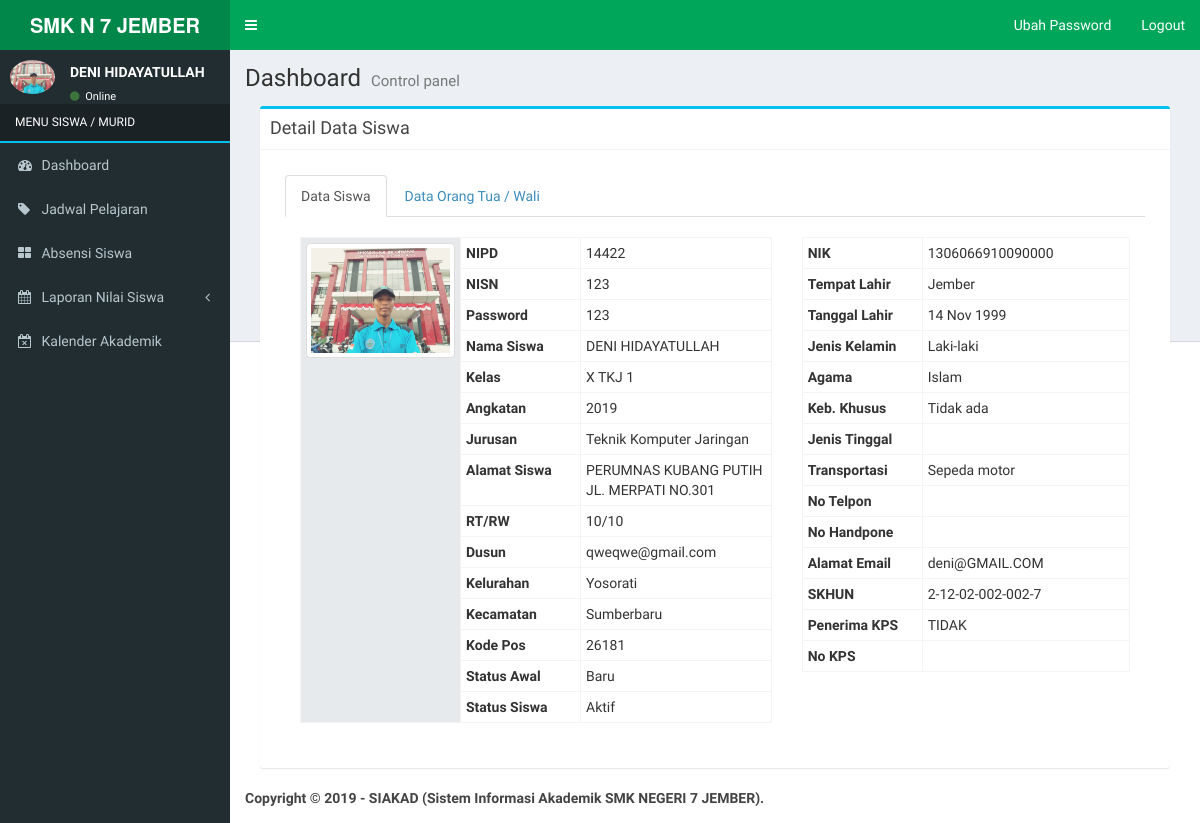
The page / (signed in) on the database its author committed.
### tables this page shows
CREATE TABLE `siswa` (
  `id_siswa` int(10) NOT NULL,
  `nipd` varchar(10) NOT NULL,
  `password` varchar(255) NOT NULL,
  `nama` varchar(120) NOT NULL,
  `id_jenis_kelamin` varchar(20) NOT NULL,
  `nisn` varchar(20) NOT NULL,
  `tempat_lahir` varchar(100) NOT NULL,
  `tanggal_lahir` date NOT NULL,
  `nik` varchar(50) NOT NULL,
  `id_agama` varchar(20) NOT NULL,
  `kebutuhan_khusus` varchar(20) NOT NULL,
  `alamat` text NOT NULL,
  `rt` varchar(5) NOT NULL,
  `rw` varchar(5) NOT NULL,
  `dusun` varchar(100) NOT NULL,
  `kelurahan` varchar(100) NOT NULL,
  `kecamatan` varchar(100) NOT NULL,
  `kode_pos` int(10) NOT NULL,
  `jenis_tinggal` varchar(100) NOT NULL,
  `alat_transportasi` varchar(100) NOT NULL,
  `hp` varchar(15) NOT NULL,
  `email` varchar(150) NOT NULL,
  `skhun` varchar(50) NOT NULL,
  `penerima_kps` varchar(20) NOT NULL,
  `no_kps` varchar(50) NOT NULL,
  `foto` varchar(255) NOT NULL,
  `nama_ayah` varchar(150) NOT NULL,
  `tahun_lahir_ayah` int(4) NOT NULL,
  `pendidikan_ayah` varchar(50) NOT NULL,
  `pekerjaan_ayah` varchar(100) NOT NULL,
  `penghasilan_ayah` varchar(100) NOT NULL,
  `kebutuhan_khusus_ayah` varchar(100) NOT NULL,
  `no_telpon_ayah` varchar(15) NOT NULL,
  `nama_ibu` varchar(150) NOT NULL,
  `tahun_lahir_ibu` int(4) NOT NULL,
  `pendidikan_ibu` varchar(50) NOT NULL,
  `pekerjaan_ibu` varchar(100) NOT NULL,
  `penghasilan_ibu` varchar(100) NOT NULL,
  `kebutuhan_khusus_ibu` varchar(100) NOT NULL,
  `no_telpon_ibu` varchar(15) NOT NULL,
  `nama_wali` varchar(150) NOT NULL,
  `tahun_lahir_wali` int(4) NOT NULL,
  `pendidikan_wali` varchar(50) NOT NULL,
  `pekerjaan_wali` varchar(100) NOT NULL,
  `penghasilan_wali` varchar(50) NOT NULL,
  `angkatan` int(5) NOT NULL,
  `status_awal` varchar(20) NOT NULL,
  `status_siswa` enum('Aktif','Tidak Aktif') NOT NULL,
  `tingkat` varchar(10) NOT NULL,
  `kode_kelas` varchar(10) NOT NULL,
  `kode_jurusan` varchar(10) NOT NULL,
  `id_sesi` int(5) NOT NULL
);

CREATE TABLE `kelas` (
  `kode_kelas` varchar(10) NOT NULL,
  `nip` varchar(30) NOT NULL,
  `kode_jurusan` varchar(10) NOT NULL,
  `kode_ruangan` varchar(10) NOT NULL,
  `nama_kelas` varchar(20) NOT NULL,
  `aktif` enum('Ya','Tidak') NOT NULL
);

CREATE TABLE `jurusan` (
  `kode_jurusan` varchar(10) NOT NULL,
  `nama_jurusan` varchar(255) NOT NULL,
  `kepala_jurusan` varchar(100) NOT NULL,
  `aktif` enum('Ya','Tidak') NOT NULL
);

CREATE TABLE `jenis_kelamin` (
  `id_jenis_kelamin` int(5) NOT NULL,
  `jenis_kelamin` varchar(50) NOT NULL
);

CREATE TABLE `agama` (
  `id_agama` int(5) NOT NULL,
  `nama_agama` varchar(100) NOT NULL
);

### config/fungsi_indotgl.php (called while the page is built, shortened)
<?php
	function tgl_indo($tgl){
			$tanggal = substr($tgl,8,2);
			$bulan = getBulan(substr($tgl,5,2));
			$tahun = substr($tgl,0,4);
			return $tanggal.' '.$bulan.' '.$tahun;
	}
	function getBulan($bln){
				switch ($bln){
					case 11:
						return "Nov";
						break;
				}
			}
?>

### application/home_siswa.php (the view, shortened to what this page needs)
<?php
if ($_GET[act] == '') {
  if ($_SESSION[level] == 'siswa') {
    $nisn = $_SESSION[id];
  } else {
    $nisn = $_GET[id];
  }
  $detail = mysqli_query($koneksi, "SELECT * FROM siswa a
     LEFT JOIN kelas b ON a.kode_kelas=b.kode_kelas
                              LEFT JOIN jenis_kelamin c ON a.id_jenis_kelamin=c.id_jenis_kelamin
                                  LEFT JOIN jurusan d ON b.kode_jurusan=d.kode_jurusan
                                    LEFT JOIN agama e ON a.id_agama=e.id_agama
                                      where a.nisn='$nisn'");
  $s = mysqli_fetch_array($detail);
  echo "<div class='col-md-12'>
<div class='box box-info'>
<div class='box-header with-border'>
<h3 class='box-title'>Detail Data Siswa</h3>
</div>
<div class='box-body'>
<div class='panel-body'>
<ul id='myTabs' class='nav nav-tabs' role='tablist'>
<li role='presentation' class='active'><a href='#siswa' id='siswa-tab' role='tab' data-toggle='tab' aria-controls='siswa' aria-expanded='true'>Data Siswa </a></li>
<li role='presentation' class=''><a href='#ortu' role='tab' id='ortu-tab' data-toggle='tab' aria-controls='ortu' aria-expanded='false'>Data Orang Tua / Wali</a></li>
</ul><br>
<div id='myTabContent' class='tab-content'>
<div role='tabpanel' class='tab-pane fade active in' id='siswa' aria-labelledby='siswa-tab'>
<form class='form-horizontal'>
<div class='col-md-7'>
<table class='table table-condensed table-bordered'>
<tbody>
<tr><th style='background-color:#E7EAEC' width='160px' rowspan='17'>";
  if (trim($s[foto]) == '') {
    echo "<img class='img-thumbnail' style='width:155px' src='foto_siswa/no-image.jpg'>";
  } else {
    echo "<img class='img-thumbnail' style='width:155px' src='foto_siswa/$s[foto]'>";
  }
  echo "</th>
</tr>
<tr><th width='120px' scope='row'>NIPD</th> <td>$s[nipd]</td></tr>
<tr><th scope='row'>NISN</th> <td>$s[nisn]</td></tr>
<tr><th scope='row'>Password</th> <td>$s[password]</td></tr>
<tr><th scope='row'>Nama Siswa</th> <td>$s[nama]</td></tr>
<tr><th scope='row'>Kelas</th> <td>$s[nama_kelas]</td></tr>
<tr><th scope='row'>Angkatan</th> <td>$s[angkatan]</td></tr>
<tr><th scope='row'>Jurusan</th> <td>$s[nama_jurusan]</td></tr>
<tr><th scope='row'>Alamat Siswa</th> <td>$s[alamat]</td></tr>
<tr><th scope='row'>RT/RW</th> <td>$s[rt]/$s[rw]</td></tr>
<tr><th scope='row'>Dusun</th> <td>$s[dusun]</td></tr>
<tr><th scope='row'>Kelurahan</th> <td>$s[kelurahan]</td></tr>
<tr><th scope='row'>Kecamatan</th> <td>$s[kecamatan]</td></tr>
<tr><th scope='row'>Kode Pos</th> <td>$s[kode_pos]</td></tr>
<tr><th scope='row'>Status Awal</th> <td>$s[status_awal]</td></tr>
<tr><th scope='row'>Status Siswa</th> <td>$s[status_siswa]</td></tr>
</tbody>
</table>
</div>
<div class='col-md-5'>
<table class='table table-condensed table-bordered'>
<tbody>
<tr><th width='120px' scope='row'>NIK</th> <td>$s[nik]</td></tr>
<tr><th scope='row'>Tempat Lahir</th> <td>$s[tempat_lahir]</td></tr>
<tr><th scope='row'>Tanggal Lahir</th> <td>" . tgl_indo($s[tanggal_lahir]) . "</td></tr>
<tr><th scope='row'>Jenis Kelamin</th> <td>$s[jenis_kelamin]</td></tr>
<tr><th scope='row'>Agama</th> <td>$s[nama_agama]</td></tr>
<tr><th scope='row'>Keb. Khusus</th> <td>$s[kebutuhan_khusus]</td></tr>
<tr><th scope='row'>Jenis Tinggal</th> <td>$s[jenis_tinggal]</td></tr>
<tr><th scope='row'>Transportasi</th> <td>$s[alat_transportasi]</td></tr>
<tr><th scope='row'>No Telpon</th> <td>$s[telepon]</td></tr>
<tr><th scope='row'>No Handpone</th> <td>$s[hp]</td></tr>
<tr><th scope='row'>Alamat Email</th> <td>$s[email]</td></tr>
<tr><th scope='row'>SKHUN</th> <td>$s[skhun]</td></tr>
<tr><th scope='row'>Penerima KPS</th> <td>$s[penerima_kps]</td></tr>
<tr><th scope='row'>No KPS</th> <td>$s[no_kps]</td></tr>
</tbody>
</table>
</div>
</form>
</div>
                    <div role='tabpanel' class='tab-pane fade' id='ortu' aria-labelledby='ortu-tab'>
                        <form class='form-horizontal'>
                        <div class='col-md-12'>
                          <table class='table table-condensed table-bordered'>
                          <tbody>
                            <tr><th style='background-color:#E7EAEC' width='160px' rowspan='20'>";
  echo "</th>
                            </tr>
                            <tr bgcolor=#e3e3e3><th width='120px' scope='row'>Nama Ayah</th> <td>$s[nama_ayah]</td></tr>
                            <tr><th scope='row'>Tahun Lahir</th> <td>$s[tahun_lahir_ayah]</td></tr>
                            <tr><th scope='row'>Pendidikan</th> <td>$s[pendidikan_ayah]</td></tr>
                            <tr><th scope='row'>Pekerjaan</th> <td>$s[pekerjaan_ayah]</td></tr>
                            <tr><th scope='row'>Penghasilan</th> <td>$s[penghasilan_ayah]</td></tr>
                            <tr><th scope='row'>No Telpon</th> <td>$s[no_telpon_ayah]</td></tr>
                            <tr><th scope='row' coslpan='2'><br></th></tr>
                            <tr bgcolor=#e3e3e3><th scope='row'>Nama Ibu</th> <td>$s[nama_ibu]</td></tr>
                            <tr><th scope='row'>Tahun Lahir</th> <td>$s[tahun_lahir_ibu]</td></tr>
                            <tr><th scope='row'>Pendidikan</th> <td>$s[pendidikan_ibu]</td></tr>
                            <tr><th scope='row'>Pekerjaan</th> <td>$s[pekerjaan_ibu]</td></tr>
                            <tr><th scope='row'>Penghasilan</th> <td>$s[penghasilan_ibu]</td></tr>
                            <tr><th scope='row'>No Telpon</th> <td>$s[no_telpon_ibu]</td></tr>
                            <tr><th scope='row' coslpan='2'><br></th></tr>
                            <tr bgcolor=#e3e3e3><th scope='row'>Nama Wali</th> <td>$s[nama_wali]</td></tr>
                            <tr><th scope='row'>Tahun Lahir</th> <td>$s[tahun_lahir_wali]</td></tr>
                            <tr><th scope='row'>Pendidikan</th> <td>$s[pendidikan_wali]</td></tr>
                            <tr><th scope='row'>Pekerjaan</th> <td>$s[pekerjaan_wali]</td></tr>
                            <tr><th scope='row'>Penghasilan</th> <td>$s[penghasilan_wali]</td></tr>
                          </tbody>
                          </table>
                        </div>
                        </form>
                    </div>
                </div>
            </div>";
}
?>

### menu-siswa.php (shortened to what this page needs)
<section class="sidebar">
  <div class="user-panel">
    <div class="pull-left image">
      <img src="<?php echo $foto; ?>" class="img-circle" alt="User Image">
    </div>
    <div class="pull-left info">
      <p><?php echo $nama; ?></p>
      <a href="#"><i class="fa fa-circle text-success"></i> Online</a>
    </div>
  </div>
  <ul class="sidebar-menu">
    <li class="header" style='color:#fff; text-transform:uppercase; border-bottom:2px solid #00c0ef'>MENU <?php echo $level; ?></li>
    <li><a href="index_siswa.php"><i class="fa fa-dashboard"></i> <span>Dashboard</span></a></li>
    <li><a href="index_siswa.php?view=jadwalmapel"><i class="fa fa-tag"></i> <span>Jadwal Pelajaran</span></a></li>
    <li><a href="index_siswa.php?view=absensi"><i class="fa fa-th-large"></i> <span>Absensi Siswa</span></a></li>
    <li class="treeview">
      <a href="#"><i class="fa fa-calendar"></i> <span>Laporan Nilai Siswa</span><i class="fa fa-angle-left pull-right"></i></a>
        <li><a href="index_siswa.php?view=kalender"><i class="fa fa-calendar-times-o"></i> <span>Kalender Akademik</span></a></li>
    </li>
  </ul>
</section>

### rows shown on the page
siswa: foto (picture), nama "DENI HIDAYATULLAH", nipd "14422", nisn "123", password "123", kode_kelas.nama_kelas "X TKJ 1", angkatan "2019", kode_jurusan.nama_jurusan "Teknik Komputer Jaringan", alamat "PERUMNAS KUBANG PUTIH JL. MERPATI NO.301", rt "10", rw "10", dusun "qweqwe@gmail.com", kelurahan "Yosorati", kecamatan "Sumberbaru", kode_pos "26181", status_awal "Baru", status_siswa "Aktif", nik "1306066910090000", tempat_lahir "Jember", tanggal_lahir "14 Nov 1999", id_jenis_kelamin.jenis_kelamin "Laki-laki", id_agama.nama_agama "Islam", kebutuhan_khusus "Tidak ada", alat_transportasi "Sepeda motor", email "deni@GMAIL.COM", skhun "2-12-02-002-002-7", penerima_kps "TIDAK"

### other values the page prints
$level "SISWA / MURID"
